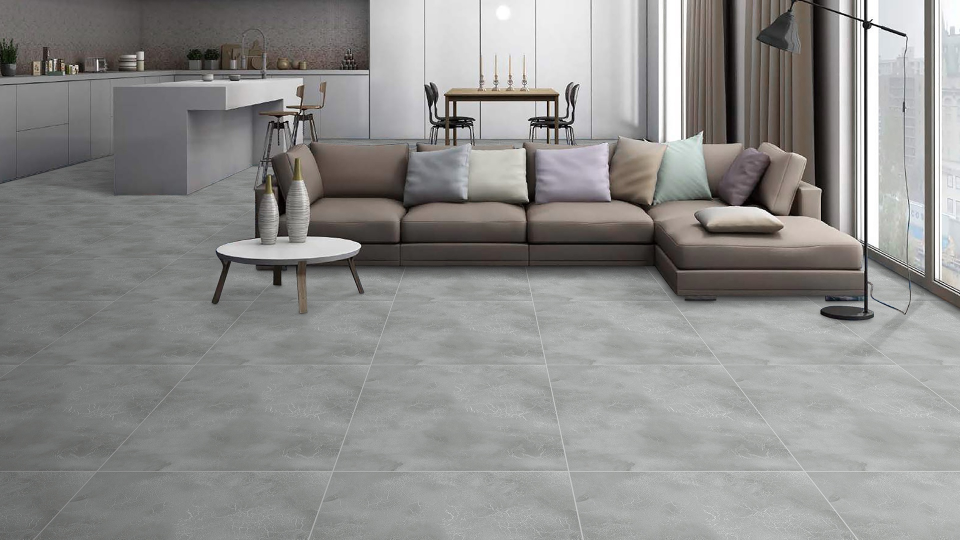
#> input picture Data.jpg, 1920 x 1080 px (shown at 1/2 size)
$ python test.py
#> lines starting #> are read from the running program, lines starting #| are printed output that depends on the picture
import cv2
import numpy as np

file = r"Data.jpg"
image_cv = cv2.imread(file)
#> image_cv is the input picture: shape (1080, 1920, 3); mean B, G, R 139.6, 141.2, 141.9

target_size = [400, 800]
src_points = ([[787, 600], [1065, 602], [1137, 934], [670, 941]],)


dst_points = np.float32(
    [
        [0, 0],
        [target_size[0], 0],
        [target_size[0], target_size[1]],
        [0, target_size[1]],
    ]  # type: ignore
)
src_points = np.float32(src_points)  # type: ignore
print(dst_points.shape, src_points.shape)
transform_matrix = cv2.getPerspectiveTransform(
    src_points, dst_points  # type: ignore
)

img_cv = cv2.warpPerspective(
    image_cv, transform_matrix, target_size, flags=cv2.INTER_LINEAR
)
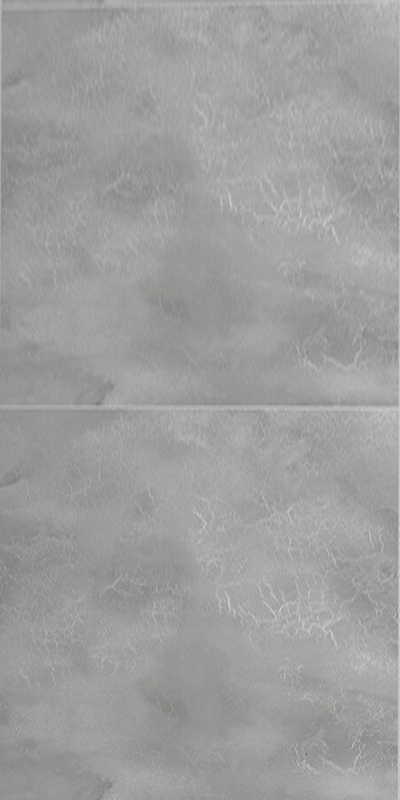
#> img_cv: shape (800, 400, 3); mean B, G, R 157.9, 159.4, 157.4
cv2.imwrite(r"wrap.jpg", img_cv)

$ run again, with Tranform Area.png saved as Data.jpg
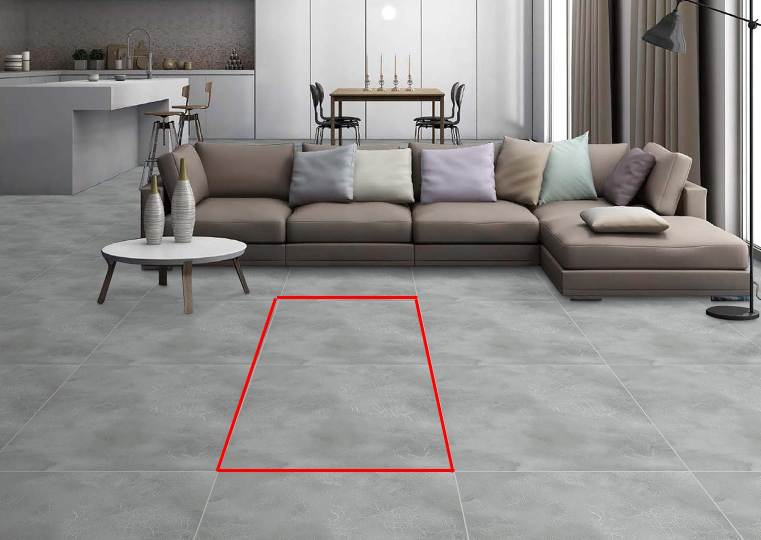
#> input picture Tranform Area.png, 1521 x 1080 px (shown at 1/2 size)
#> image_cv is the input picture: shape (1080, 1521, 3); mean B, G, R 138.3, 140.1, 142.6
#> `img_cv = cv2.warpPerspective( image_cv, transform_matrix, target_size,..`:
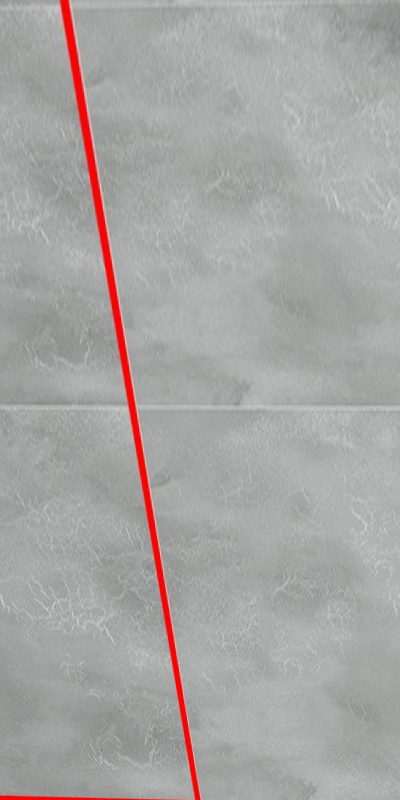
#> img_cv: shape (800, 400, 3); mean B, G, R 163.9, 165.3, 168.1
